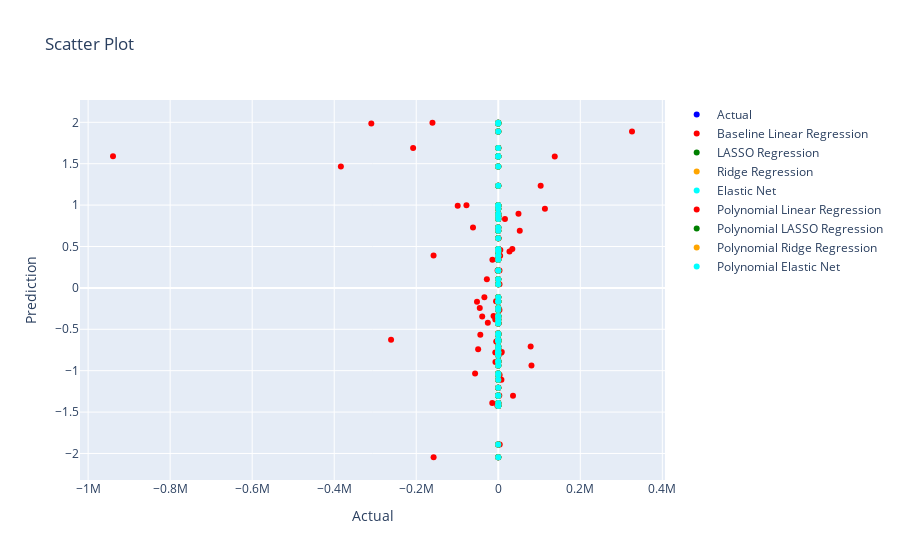

The cell this chart's notebook holds for it:
### Code cell
import plotly.graph_objects as go

# Create a scatter plot using Plotly
scatter_traces = []
for i, col in enumerate(combined_vis['col'].unique()):
    trace = go.Scatter(
        x=combined_vis[combined_vis['col'] == col]['Price'],
        y=combined_vis[combined_vis['col'] == 1]['Price'],
        mode='markers',
        name=group_labels[i],
        marker=dict(color=['blue', 'red', 'green', 'orange', 'cyan',
                           'red', 'green', 'orange', 'cyan'][i])
    )
    scatter_traces.append(trace)

# Create layout settings
layout = go.Layout(
    title='Scatter Plot',
    xaxis=dict(title='Actual'),
    yaxis=dict(title='Prediction'),
)

# Create the figure and add traces
fig = go.Figure(data=scatter_traces, layout=layout)

# Show the plot
fig.show()
